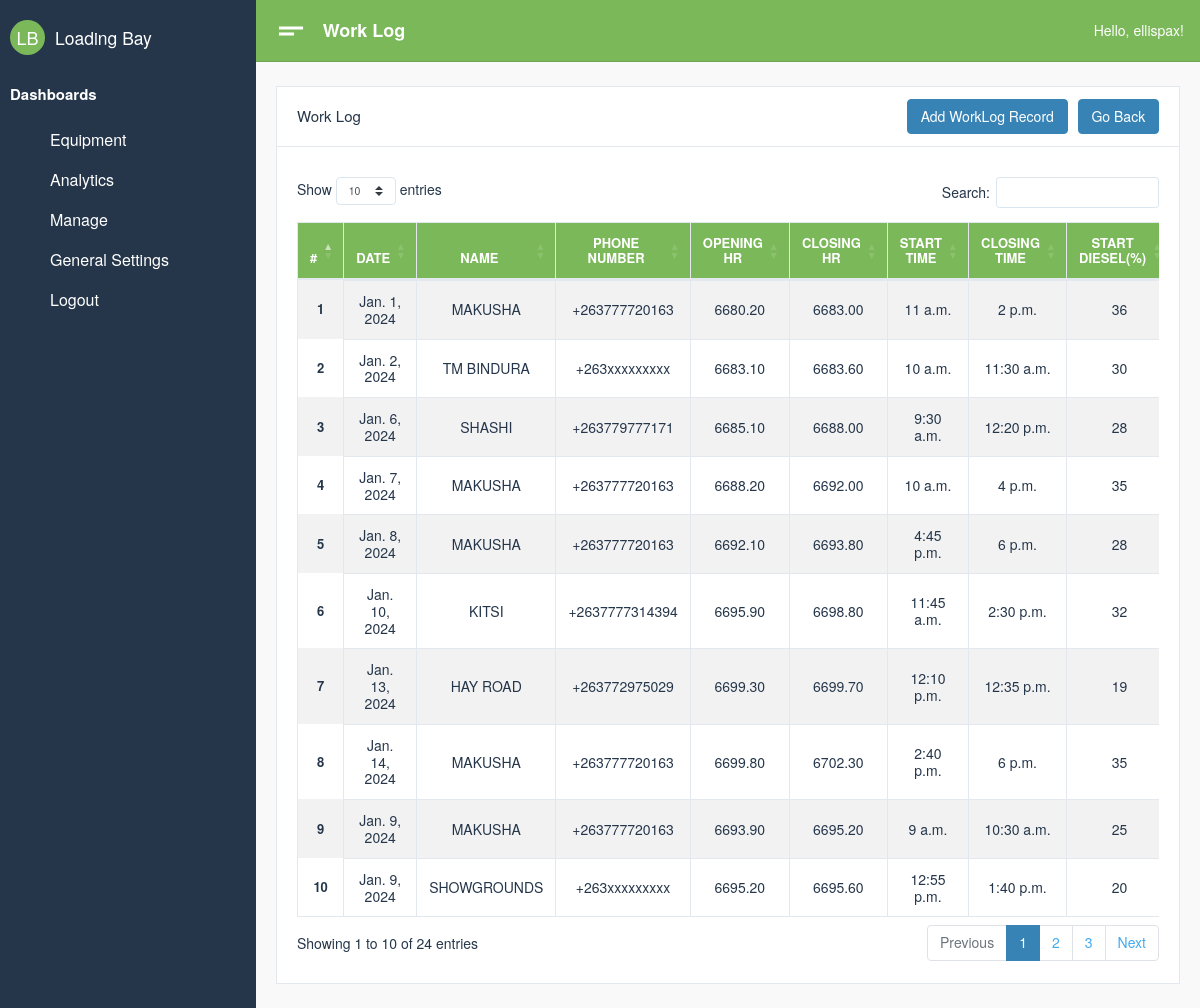
Page /manager/log-list (signed in) on the committed database.
### system/models.py (models this page shows)
class WorkLog(models.Model):
    machine             = models.ForeignKey(Equipment, on_delete=models.CASCADE, related_name="log_machine_name")
    customerName        = models.CharField(max_length=100)
    phoneNumber         = models.CharField(max_length=15, default='+263xxxxxxxxx')
    date                = models.DateField()
    openingHr           = models.DecimalField(max_digits=20, decimal_places=2)
    closingHr           = models.DecimalField(max_digits=20, decimal_places=2)
    start_time          = models.TimeField(null = False, blank = False)
    end_time            = models.TimeField(null=True, blank=True)
    start_diesel        = models.IntegerField(null=False, blank=False)
    end_diesel          = models.IntegerField(null=True, blank=True)
    Fuel                = models.DecimalField(max_digits=10, decimal_places=2,null=True, blank=True)
    amnt_earned         = models.FloatField(null=True, blank=True)
    comment             = models.CharField(max_length=255, null=True, blank=True)
    paid                = models.BooleanField(default= True)

### manager/views.py (the view)
# urls.py: path('log-list', views.log_list, name='log-list'),
@login_required
def log_list(request):
    log_records = WorkLog.objects.all()
    gen_settings = Settings.objects.filter(id=1).first()
    if gen_settings:
        request.session['main_machine'] = gen_settings.main_machine
    else:
        request.session['main_machine'] = ""
    context = {
        'title':'Work Log',
        'head': 'Work Log',
        'logs': log_records
    }
    return render(request, 'manager/logList.html', context)

### system/models.py (called while the page is built)
    def __str__(self):
        return f'{self.make}  {self.name}'

### manager/templates/manager/logList.html (shortened to what this page needs)
{%extends "dashboard/base.html"%}{%block content%}
<head>
</head>
<div class="card">
  <div class="card-header">
    <h4 class="card-title">{{ head }}</h4>
    <a href='{% url "add-worklog" %}' class="btn btn-primary ml-auto">Add WorkLog Record</a>
    <a href='{% url "manager-home" %}' class="btn btn-primary">Go Back</a>
  </div>
  <div class="card-body">
    <link
      rel="stylesheet"
      href="https://cdnjs.cloudflare.com/ajax/libs/twitter-bootstrap/4.1.3/css/bootstrap.css"
    />
    <link
      rel="stylesheet"
      href="https://cdn.datatables.net/1.10.19/css/dataTables.bootstrap4.min.css"
    />
    <div class="table-responsive" style="margin-top: 10px">
      <table id="example" class="table table-striped table-bordered" style="width: 100%">
        <thead class="bg-success text-white">
          <tr>
            <th scope="col" class="text-center">#</th>
            <th scope="col" class="text-center">Date</th>
            <th scope="col" class="text-center">Name</th>
            <th scope="col" class="text-center">Phone Number</th>
            <th scope="col" class="text-center">Opening HR</th>
            <th scope="col" class="text-center">Closing HR</th>
            <th scope="col" class="text-center">Start Time</th>
            <th scope="col" class="text-center">Closing Time</th>
            <th scope="col" class="text-center">Start Diesel(%)</th>
          </tr>
        </thead>
        <tbody>
          {% for record in logs %}
          <tr>
            <th class="align-middle text-center" scope="row">{{ forloop.counter}}</th>
            <td class="align-middle text-center">{{ record.date }}</td>
            <td class="align-middle text-center">{{ record.customerName|upper }}</td>
            <td class="align-middle text-center">{{ record.phoneNumber }}</td>
            <td class="align-middle text-center">{{ record.openingHr }}</td>
            <td class="align-middle text-center">{{ record.closingHr }}</td>
            <td class="align-middle text-center">{{ record.start_time }}</td>
            <td class="align-middle text-center">{{ record.end_time }}</td>
            <td class="align-middle text-center">{{ record.start_diesel }}</td>
          </tr>
          {% endfor %}
        </tbody>
      </table>
    </div>
  </div>
</div>
{%endblock content%}

### dashboard/templates/dashboard/base.html (shortened to what this page needs)
{% load static %}
{% load crispy_forms_tags %}
<!DOCTYPE html>
<html lang="en" dir="ltr">
    <head>
        <link type="text/css" href="{% static 'assets/css/vendor-morris.css" rel="stylesheet'%}">
        <link type="text/css" href="{% static 'assets/css/vendor-bootstrap-datepicker.css' %}" rel="stylesheet">
        <link type="text/css" href="{% static 'assets/css/app.css' %}" rel="stylesheet">
        <link type="text/css" href="{% static 'assets/css/app.rtl.css' %}" rel="stylesheet">
        <link type="text/css" href="{% static 'assets/vendor/simplebar.css' %}" rel="stylesheet">
        <link rel="stylesheet" href="https://cdnjs.cloudflare.com/ajax/libs/bootstrap-datepicker/1.9.0/css/bootstrap-datepicker.min.css">
    </head>
    <body>
        <div class="mdk-drawer-layout js-mdk-drawer-layout" data-fullbleed data-push data-responsive-width="992px" data-has-scrolling-region>
            <div class="mdk-drawer-layout__content">
                <div class="mdk-header-layout js-mdk-header-layout  mdk-header--fixed  mdk-header-layout__content--scrollable">
                    <div class="mdk-header js-mdk-header bg-success" data-fixed>
                        <div class="mdk-header__content">
                            <nav class="navbar navbar-expand-md bg-success navbar-dark d-flex-none">
                                <button class="btn btn-link text-white pl-0" type="button" data-toggle="sidebar">
                                <i class="material-icons align-middle md-36">short_text</i>
                                </button>
                                <div class="page-title m-0">{{ head }}</div>
                                <div class="collapse navbar-collapse" id="mainNavbar">
                                    <ul class="navbar-nav ml-auto align-items-center">
                                        Hello, {{ request.user }}!
                                    </ul>
                                </div>
                            </nav>
                        </div>
                    </div>
                    <div class="mdk-header-layout__content top-navbar mdk-header-layout__content--scrollable h-100">
                        <div class="container-fluid">
                            {% block content %}
                            {% endblock content %}
                        </div>
                    </div>
                </div>
            </div>
            <div class="mdk-drawer js-mdk-drawer" id="default-drawer">
                <div class="mdk-drawer__content">
                    <div class="mdk-drawer__inner" data-simplebar data-simplebar-force-enabled="true">
                        <nav class="drawer  drawer--dark bg-grey">
                            <div class="drawer-spacer">
                                <div class="media align-items-center">
                                    <a href="{%url 'dashboard'%}" class="drawer-brand-circle mr-2 bg-success">LB</a>
                                    <div class="media-body">
                                        <a href="{%url 'dashboard'%}" class="h5 m-0 text-link">Loading Bay</a>
                                    </div>
                                </div>
                            </div>
                            <div class="py-2 drawer-heading text-white">
                                Dashboards
                            </div>
                            <ul class="drawer-menu" id="dasboardMenu" data-children=".drawer-submenu">
                                <li class="drawer-menu-item active ">
                                    <a href="{%url 'show-equipment'%}">
                                        <span class="drawer-menu-text">Equipment</span>
                                    </a>
                                </li>
                                <li class="drawer-menu-item active ">
                                    <a href="{%url 'analytics-home'%}">
                                        <span class="drawer-menu-text">Analytics</span>
                                    </a>
                                </li>
                                <li class="drawer-menu-item active ">
                                    <a href="{%url 'manager-home'%}">
                                        <span class="drawer-menu-text">Manage</span>
                                    </a>
                                </li>
                                <li class="drawer-menu-item active ">
                                    <a href='#'>
                                        <span class="drawer-menu-text"> General Settings</span>
                                    </a>
                                </li>
                                <li class="drawer-menu-item active ">
                                    <a href='{%url "logout"%}'>
                                        <span class="drawer-menu-text"> Logout</span>
                                    </a>
                                </li>
                            </ul>
                        </nav>
                    </div>
                </div>
            </div>
        </div>
</body>
</html>

### manager/templates/manager/logList.html (style rules this page uses)
.card-header { display: flex; justify-content: space-between; align-items: center; }
.card-header .btn { margin-left: 10px; }

### rows in the picture
WorkLog: date "Jan. 1, 2024", customerName "MAKUSHA", phoneNumber "+263777720163", openingHr "6680.20", closingHr "6683.00", start_time "11 a.m.", end_time "2 p.m.", start_diesel "36"
WorkLog: date "Jan. 2, 2024", customerName "TM BINDURA", phoneNumber "+263xxxxxxxxx", openingHr "6683.10", closingHr "6683.60", start_time "10 a.m.", end_time "11:30 a.m.", start_diesel "30"
WorkLog: date "Jan. 6, 2024", customerName "SHASHI", phoneNumber "+263779777171", openingHr "6685.10", closingHr "6688.00", start_time "9:30 a.m.", end_time "12:20 p.m.", start_diesel "28"
WorkLog: date "Jan. 7, 2024", customerName "MAKUSHA", phoneNumber "+263777720163", openingHr "6688.20", closingHr "6692.00", start_time "10 a.m.", end_time "4 p.m.", start_diesel "35"
WorkLog: date "Jan. 8, 2024", customerName "MAKUSHA", phoneNumber "+263777720163", openingHr "6692.10", closingHr "6693.80", start_time "4:45 p.m.", end_time "6 p.m.", start_diesel "28"
WorkLog: date "Jan. 10, 2024", customerName "KITSI", phoneNumber "+2637777314394", openingHr "6695.90", closingHr "6698.80", start_time "11:45 a.m.", end_time "2:30 p.m.", start_diesel "32"
WorkLog: date "Jan. 13, 2024", customerName "HAY ROAD", phoneNumber "+263772975029", openingHr "6699.30", closingHr "6699.70", start_time "12:10 p.m.", end_time "12:35 p.m.", start_diesel "19"
WorkLog: date "Jan. 14, 2024", customerName "MAKUSHA", phoneNumber "+263777720163", openingHr "6699.80", closingHr "6702.30", start_time "2:40 p.m.", end_time "6 p.m.", start_diesel "35"
WorkLog: date "Jan. 9, 2024", customerName "MAKUSHA", phoneNumber "+263777720163", openingHr "6693.90", closingHr "6695.20", start_time "9 a.m.", end_time "10:30 a.m.", start_diesel "25"
WorkLog: date "Jan. 9, 2024", customerName "SHOWGROUNDS", phoneNumber "+263xxxxxxxxx", openingHr "6695.20", closingHr "6695.60", start_time "12:55 p.m.", end_time "1:40 p.m.", start_diesel "20"

### other values in the picture
{{ head }} "Work Log"
{{ request.user }} "ellispax"
